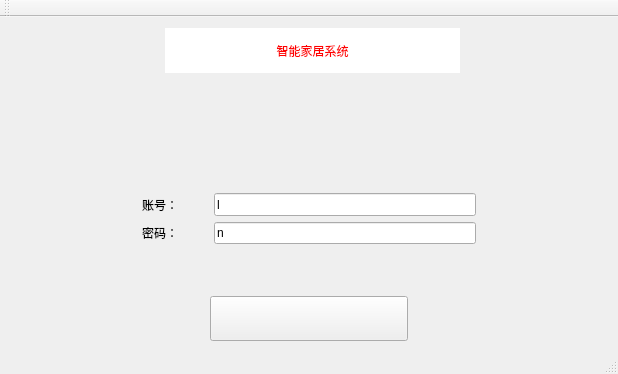
<?xml version="1.0" encoding="UTF-8"?>
<ui version="4.0">
 <class>MainWindow</class>
 <widget class="QMainWindow" name="MainWindow">
  <property name="geometry">
   <rect>
    <x>0</x>
    <y>0</y>
    <width>618</width>
    <height>374</height>
   </rect>
  </property>
  <property name="windowTitle">
   <string>MainWindow</string>
  </property>
  <property name="styleSheet">
   <string notr="true">#MainWindow
{
border-image: url(:/image/background.png);
}</string>
  </property>
  <widget class="QWidget" name="centralWidget">
   <layout class="QVBoxLayout" name="verticalLayout" stretch="2,5,1,1,2,2">
    <item>
     <layout class="QHBoxLayout" name="horizontalLayout_3" stretch="1,2,1">
      <item>
       <widget class="QLabel" name="label_logo">
        <property name="sizePolicy">
         <sizepolicy hsizetype="Expanding" vsizetype="Expanding">
          <horstretch>0</horstretch>
          <verstretch>0</verstretch>
         </sizepolicy>
        </property>
        <property name="styleSheet">
         <string notr="true">#label_logo
{
	
	
	border-image: url(:/image/logo.png);

}</string>
        </property>
        <property name="text">
         <string/>
        </property>
       </widget>
      </item>
      <item>
       <widget class="QLabel" name="label_title">
        <property name="sizePolicy">
         <sizepolicy hsizetype="Expanding" vsizetype="Expanding">
          <horstretch>0</horstretch>
          <verstretch>0</verstretch>
         </sizepolicy>
        </property>
        <property name="styleSheet">
         <string notr="true">#label_title


{
	
	color: rgb(255, 0, 0);
	
	background-color: rgb(255, 255, 255);
}</string>
        </property>
        <property name="text">
         <string>智能家居系统</string>
        </property>
        <property name="alignment">
         <set>Qt::AlignCenter</set>
        </property>
       </widget>
      </item>
      <item>
       <spacer name="horizontalSpacer_5">
        <property name="orientation">
         <enum>Qt::Horizontal</enum>
        </property>
        <property name="sizeHint" stdset="0">
         <size>
          <width>40</width>
          <height>20</height>
         </size>
        </property>
       </spacer>
      </item>
     </layout>
    </item>
    <item>
     <spacer name="verticalSpacer">
      <property name="orientation">
       <enum>Qt::Vertical</enum>
      </property>
      <property name="sizeHint" stdset="0">
       <size>
        <width>20</width>
        <height>99</height>
       </size>
      </property>
     </spacer>
    </item>
    <item>
     <layout class="QHBoxLayout" name="horizontalLayout" stretch="2,1,4,2">
      <item>
       <spacer name="horizontalSpacer_3">
        <property name="orientation">
         <enum>Qt::Horizontal</enum>
        </property>
        <property name="sizeHint" stdset="0">
         <size>
          <width>40</width>
          <height>20</height>
         </size>
        </property>
       </spacer>
      </item>
      <item>
       <widget class="QLabel" name="label_id">
        <property name="sizePolicy">
         <sizepolicy hsizetype="Expanding" vsizetype="Expanding">
          <horstretch>0</horstretch>
          <verstretch>0</verstretch>
         </sizepolicy>
        </property>
        <property name="text">
         <string>账号：</string>
        </property>
       </widget>
      </item>
      <item>
       <widget class="QLineEdit" name="lineEdit_id">
        <property name="sizePolicy">
         <sizepolicy hsizetype="Expanding" vsizetype="Expanding">
          <horstretch>0</horstretch>
          <verstretch>0</verstretch>
         </sizepolicy>
        </property>
        <property name="text">
         <string>l</string>
        </property>
       </widget>
      </item>
      <item>
       <spacer name="horizontalSpacer_4">
        <property name="orientation">
         <enum>Qt::Horizontal</enum>
        </property>
        <property name="sizeHint" stdset="0">
         <size>
          <width>40</width>
          <height>20</height>
         </size>
        </property>
       </spacer>
      </item>
     </layout>
    </item>
    <item>
     <layout class="QHBoxLayout" name="horizontalLayout_2" stretch="2,1,4,2">
      <item>
       <spacer name="horizontalSpacer">
        <property name="orientation">
         <enum>Qt::Horizontal</enum>
        </property>
        <property name="sizeHint" stdset="0">
         <size>
          <width>40</width>
          <height>20</height>
         </size>
        </property>
       </spacer>
      </item>
      <item>
       <widget class="QLabel" name="label_secret">
        <property name="sizePolicy">
         <sizepolicy hsizetype="Expanding" vsizetype="Expanding">
          <horstretch>0</horstretch>
          <verstretch>0</verstretch>
         </sizepolicy>
        </property>
        <property name="text">
         <string>密码：</string>
        </property>
       </widget>
      </item>
      <item>
       <widget class="QLineEdit" name="lineEdit_secret">
        <property name="sizePolicy">
         <sizepolicy hsizetype="Expanding" vsizetype="Expanding">
          <horstretch>0</horstretch>
          <verstretch>0</verstretch>
         </sizepolicy>
        </property>
        <property name="text">
         <string>n</string>
        </property>
       </widget>
      </item>
      <item>
       <spacer name="horizontalSpacer_2">
        <property name="orientation">
         <enum>Qt::Horizontal</enum>
        </property>
        <property name="sizeHint" stdset="0">
         <size>
          <width>40</width>
          <height>20</height>
         </size>
        </property>
       </spacer>
      </item>
     </layout>
    </item>
    <item>
     <spacer name="verticalSpacer_3">
      <property name="orientation">
       <enum>Qt::Vertical</enum>
      </property>
      <property name="sizeHint" stdset="0">
       <size>
        <width>20</width>
        <height>38</height>
       </size>
      </property>
     </spacer>
    </item>
    <item>
     <layout class="QHBoxLayout" name="horizontalLayout_4">
      <item>
       <spacer name="horizontalSpacer_7">
        <property name="orientation">
         <enum>Qt::Horizontal</enum>
        </property>
        <property name="sizeHint" stdset="0">
         <size>
          <width>40</width>
          <height>20</height>
         </size>
        </property>
       </spacer>
      </item>
      <item>
       <widget class="QPushButton" name="pushButton_login">
        <property name="sizePolicy">
         <sizepolicy hsizetype="Expanding" vsizetype="Expanding">
          <horstretch>0</horstretch>
          <verstretch>0</verstretch>
         </sizepolicy>
        </property>
        <property name="styleSheet">
         <string notr="true">#pushButton_login
{
background-image: url(:/image/1.png);
}
#pushButton_login:hover
{
background-image: url(:/image/2.png);
}
#pushButton_login:pressed
{
background-image: url(:/image/3.png);
}
</string>
        </property>
        <property name="text">
         <string/>
        </property>
       </widget>
      </item>
      <item>
       <spacer name="horizontalSpacer_6">
        <property name="orientation">
         <enum>Qt::Horizontal</enum>
        </property>
        <property name="sizeHint" stdset="0">
         <size>
          <width>40</width>
          <height>20</height>
         </size>
        </property>
       </spacer>
      </item>
     </layout>
    </item>
   </layout>
  </widget>
  <widget class="QMenuBar" name="menuBar">
   <property name="geometry">
    <rect>
     <x>0</x>
     <y>0</y>
     <width>618</width>
     <height>23</height>
    </rect>
   </property>
  </widget>
  <widget class="QToolBar" name="mainToolBar">
   <attribute name="toolBarArea">
    <enum>TopToolBarArea</enum>
   </attribute>
   <attribute name="toolBarBreak">
    <bool>false</bool>
   </attribute>
  </widget>
  <widget class="QStatusBar" name="statusBar"/>
 </widget>
 <layoutdefault spacing="6" margin="11"/>
 <resources/>
 <connections/>
</ui>
